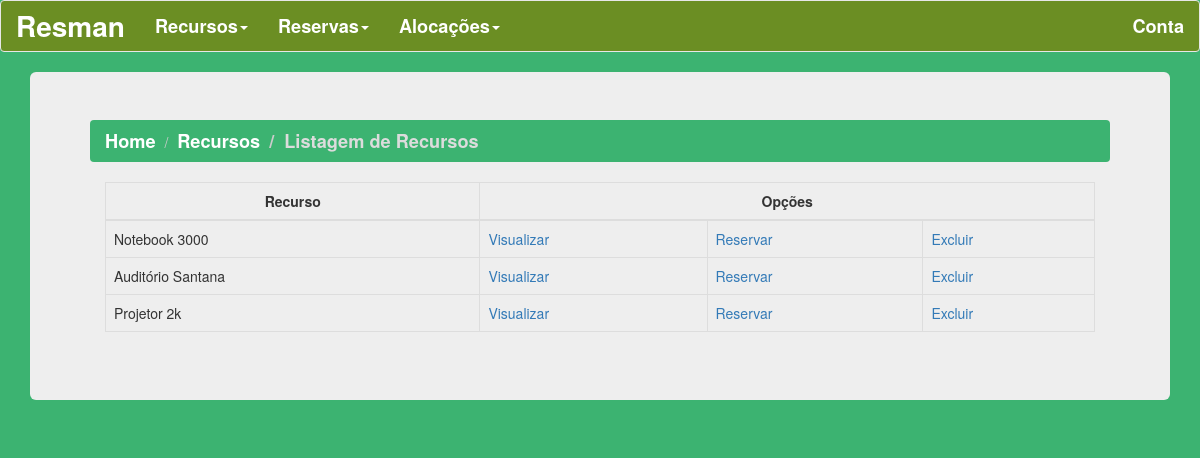
Before: /recurso/list/ with the older database file.
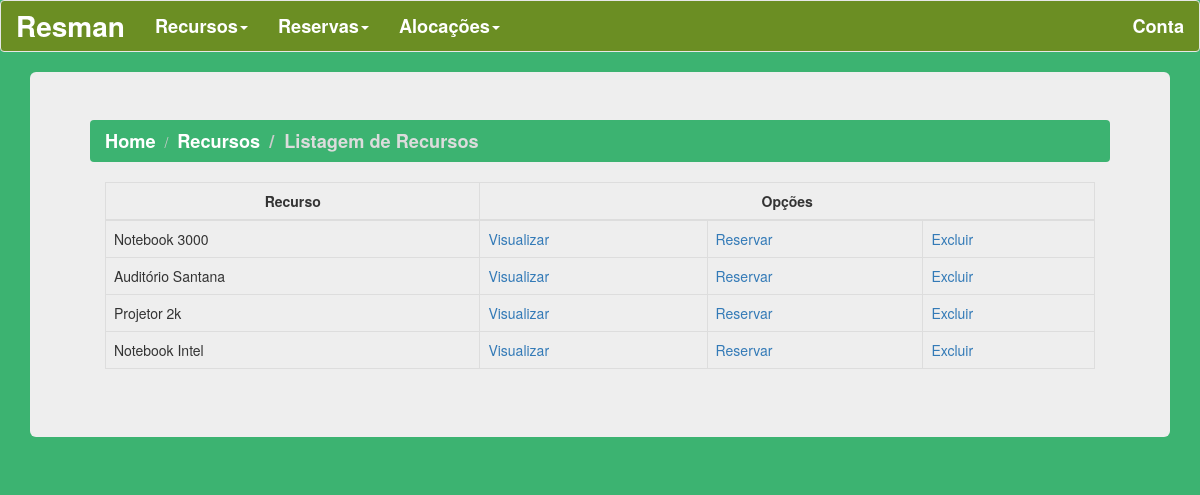
After: the same page with the newer database file.
### recurso/models.py (models this page shows, shortened)
class Recurso(models.Model):
    identificador = models.CharField(max_length=10, primary_key=True)
    descricao = models.CharField(max_length=140)
    tipo = models.CharField(max_length=15, choices = TIPO_CHOICES)
    categoria = models.CharField(max_length=20, choices = CATEGORIA_CHOICES)
    estado = models.CharField(max_length=20, choices = ESTADOS_CHOICES, default = DISP,)
    setor = models.CharField(max_length=20)
    TMA = models.IntegerField()
    TMR = models.IntegerField()
    TMAP = models.IntegerField()
    MDI = models.CharField(max_length=140, blank=True)
    objects = models.Manager()

### recurso/views.py (the view)
# urls.py: path('list/', list_rec_all, name="resources_list_all"),
def list_rec_all(req):
    recursos = Recurso.objects.all()
    return render(req, 'recursos.html', {'recursos': recursos})

### templates/recursos.html (shortened to what this page needs)
{% load static %}
<!DOCTYPE html>
<html lang="en">
<head>
    <link rel="stylesheet" href="{% static '/Bootstrap/bootstrap.min.css' %}">
   </head>
<body>
    <nav class="navbar navbar-default">
        <div class="container-fluid">
            <div class="navbar-header">
            <a class="navbar-brand" href="{% url 'homepage' %}">Resman</a>
            </div>
            <ul class="nav navbar-nav">
            <li class="dropdown"><a class="dropdown-toggle" data-toggle="dropdown" href="#">Recursos<span class="caret"></span></a>
            </li>
            <li class="dropdown"><a class="dropdown-toggle" data-toggle="dropdown" href="#">Reservas<span class="caret"></span></a>
            </li>
            <li class="dropdown"><a class="dropdown-toggle" data-toggle="dropdown" href="#">Alocações<span class="caret"></span></a>
            </li>
            </ul>
            <ul class="nav navbar-nav navbar-right">
            <li><a href="#">Conta</a></li>
            </ul>
        </div>
    </nav>
    <div class="container">
        <div class="jumbotron">
        <ul class="breadcrumb">
            <li><a href="{% url 'homepage' %}">Home</a></li>
            <li><a href="#">Recursos</a></li>
            <li class="active">Listagem de Recursos</li>
        </ul>
        <div class="container">
            <div class="table-responsive">
            <table class="table table-bordered table-hover">
                <thead>
                    <tr>
                        <th>Recurso</th>
                        <th colspan="3" >Opções</th>
                    </tr>
                </thead>
                <tbody>
                    {% for recurso in recursos %}
                        <tr>
                            <td>{{ recurso.descricao }} </td>
                            <td><a href="show/">Visualizar</a></td>
                            <td><a href="{% url 'nova_reserva' %}">Reservar</a></td>
                            <td><a href="excluir/">Excluir</a></td>
                        </tr>
                    {%endfor%}
                </tbody>
            </table>
        </div>
    </div>
</div>
</body>
</html>

Changed rows visible on the page:
added Recurso: descricao "Notebook Intel"
